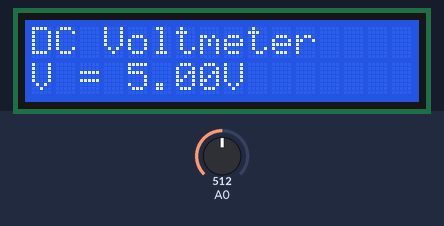
Simulated run of this sketch. Board: Arduino Uno, built with avr-gcc and run on an emulated ATmega328P. Shown: 16×2 character LCD. The inputs (shaded band) are chosen by the test bench; at power-on: A0 = 512.

Above: at 3.2 s.
3.3 s: A0 set to 716
At 4.8 s:
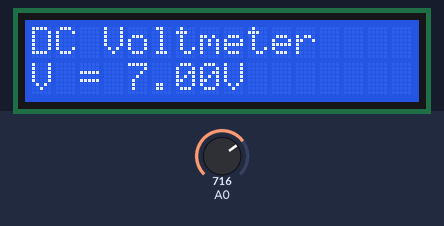
5.1 s: A0 set to 900
At 6.2 s:
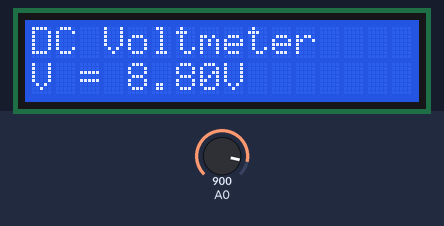
6.6 s: A0 set to 1023
At 7.4 s:
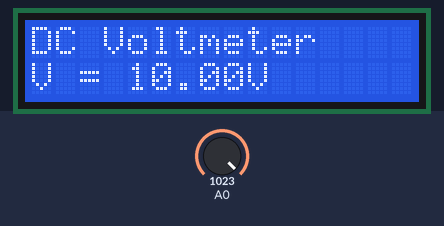
Timing chart, 0 to 9.6 s (numbered marks = the images above; inputs shaded):
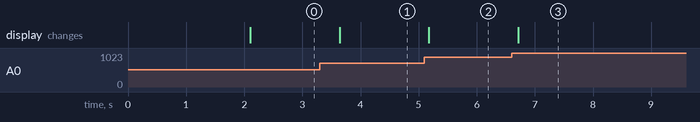

The sketch:

arduino.ino
```cpp
#include <Wire.h>
#include <LiquidCrystal_I2C.h>

LiquidCrystal_I2C lcd(0x27, 16, 2);
const float R1 = 330.0;
const float R2 = 330.0;

const float Voltage = 5.0;
const float multiMeter = 1.00;

void setup() {
  lcd.init();
  lcd.backlight();
  lcd.setCursor(0, 0);
  lcd.print("Arduino");
  lcd.setCursor(0,1);
  lcd.print("Voltmeter");
  delay(2000);
  lcd.clear();

  lcd.setCursor(0,0);
  lcd.print("DC Voltmeter");
}

void loop() {
  int read = analogRead(A0);
  float vA = read * Voltage/ 1023.0;
  float V_input = vA * (R1 + R2) / R1;
  V_input = V_input * multiMeter;

  lcd.setCursor(0,1);
  lcd.print("V = ");
  lcd.print(V_input, 2);
  lcd.print("V  ");

  delay(500);
}
```

Measured:
- after the input at 3.3 s, the display: changes after 0.34 s (image 1)
- after the input at 5.1 s, the display: changes after 0.08 s (image 2)
- after the input at 6.6 s, the display: changes after 0.11 s (image 3)
